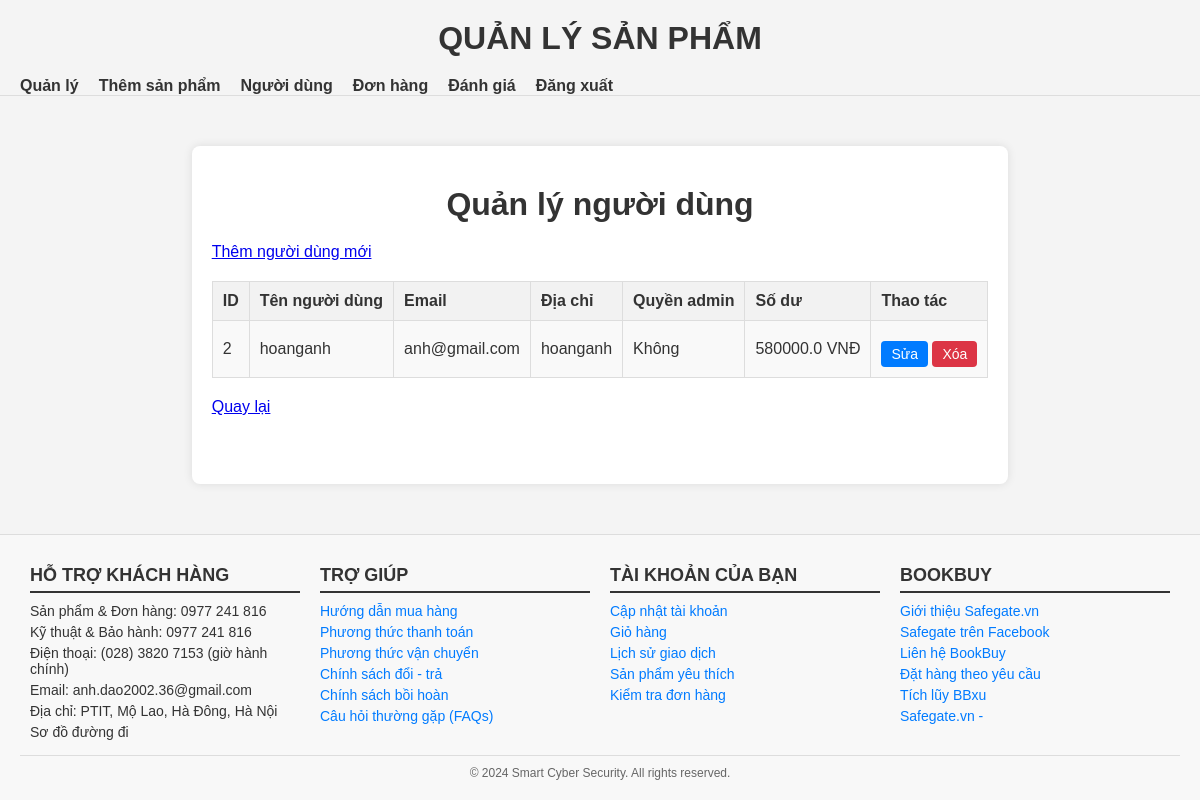
The app's page /admin/users (signed in) with its own data.
### models.py (models this page shows, shortened)
class User(db.Model):
    id = db.Column(db.Integer, primary_key=True)
    username = db.Column(db.String(80), unique=True, nullable=False)
    email = db.Column(db.String(120), unique=True, nullable=False)
    password_hash = db.Column(db.String(128), nullable=False)
    address = db.Column(db.String(128), nullable=True)
    is_admin = db.Column(db.Boolean, default=False)
    created_at = db.Column(db.DateTime, default=datetime.utcnow)
    balance = db.Column(db.Float, default=0.0)  # Thêm trường tiền (balance)
    feedbacks = db.relationship('Feedback', back_populates='user', cascade='all, delete-orphan')
    carts = db.relationship('Cart', backref='user', lazy=True)
    orders = db.relationship('Order', back_populates='user', cascade='all, delete-orphan')

### app.py (the view)
@app.route('/admin/users', methods=['GET'])
def admin_users():
    if 'user_id' not in session:
        flash('Bạn cần đăng nhập để truy cập trang này.', 'danger')
        return redirect(url_for('login'))
    user = db.session.get(User, session['user_id'])
    if not user or not user.is_admin:
        flash('Bạn không có quyền truy cập trang này.', 'danger')
        return redirect(url_for('index'))
    users = User.query.filter(User.username != 'admin').all()  # Loại trừ người dùng admin
    return render_template('admin_users.html', users=users)

### app.py (called while the page is built)
@app.context_processor
def inject_user():
    current_user = None
    if 'user_id' in session:
        current_user = User.query.get(session['user_id'])
    return dict(current_user=current_user)

### templates/admin_users.html
{% extends "admin_base.html" %}
{% block content %}
<h1>Quản lý người dùng</h1>
<a href="{{ url_for('admin_add_user') }}">Thêm người dùng mới</a>
<link rel="stylesheet" href="/static/admin_products.css">
<table>
    <tr>
        <th>ID</th>
        <th>Tên người dùng</th>
        <th>Email</th>
        <th>Địa chỉ</th>
        <th>Quyền admin</th>
        <th>Số dư</th>
        <th>Thao tác</th>
    </tr>
    {% for user in users %}
    <tr>
        <td>{{ user.id }}</td>
        <td>{{ user.username }}</td>
        <td>{{ user.email }}</td>
        <td>{{ user.address }}</td>
        <td>{{ 'Có' if user.is_admin else 'Không' }}</td>
        <td>{{ user.balance }} VNĐ</td>
        <td>
            <a href="{{ url_for('admin_edit_user', user_id=user.id) }}">Sửa</a>
            <form action="{{ url_for('admin_delete_user', user_id=user.id) }}" method="post" style="display:inline;" onsubmit="return confirm('Bạn có chắc chắn muốn xóa người dùng này không?');">
                <button type="submit">Xóa</button>
            </form>
        </td>
    </tr>
    {% endfor %}
</table>
<a href="{{ url_for('admin_products') }}">Quay lại</a>
{% endblock %}

### static/headerANDfooter.css (style rules this page uses)
body { font-family: Arial, sans-serif; margin: 0; padding: 0; box-sizing: border-box; display: flex; flex-direction: column; min-height: 100vh; }
* { margin: 0; padding: 0; box-sizing: border-box; }
h1 { margin-top: 20px; }

### static/admin_products.css (style rules this page uses)
body { font-family: Arial, sans-serif; background-color: #f4f4f4; color: #333; margin: 0; padding: 0; }
h1 { text-align: center; color: #333; margin-bottom: 20px; }
table { width: 100%; border-collapse: collapse; margin: 20px 0; }
table th, table td { border: 1px solid #ddd; padding: 10px; text-align: left; }
table th { background-color: #f2f2f2; font-weight: bold; }
table tr:nth-child(even) { background-color: #f9f9f9; }
table a, table button { background-color: #007bff; color: #fff; padding: 5px 10px; border: none; border-radius: 4px; text-decoration: none; cursor: pointer; font-size: 14px; margin-top: 10px; }
table form { display: inline; }
table form button { background-color: #dc3545; }

### records on screen
User: id "2", username "hoanganh", email "anh@gmail.com", address "hoanganh", is_admin "Không", balance "580000.0"
